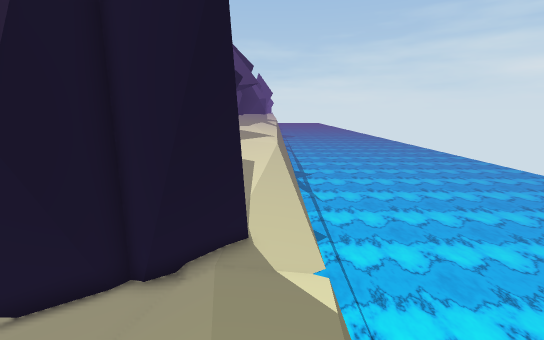
[1] (above)

12 first-person views from a walk through a 3-D level made in the Unity game engine. The camera is 1.3 m above the floor, tilts 12° down and sees 90° across. The floor is counted in squares, 0.5 m on a side. Each view is taken from the middle of a square. On the plan, view 1 faces up. The plan holds only what a view shows up to about 19 squares ahead; the rest is blank. The place goes on beyond the plan. Some surface patterns are stand-ins.

[2]
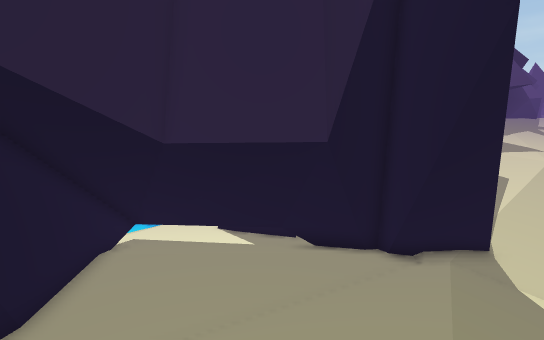

[3]
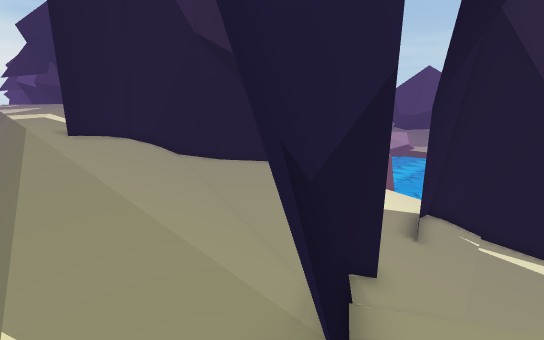

[4]
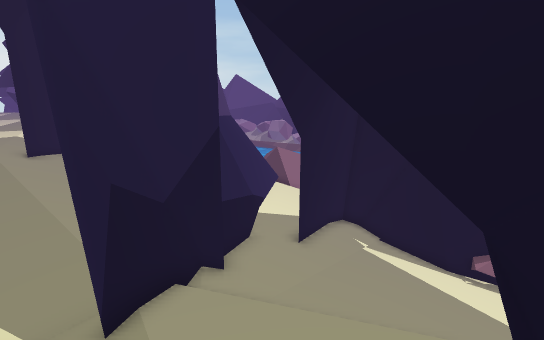

[5]
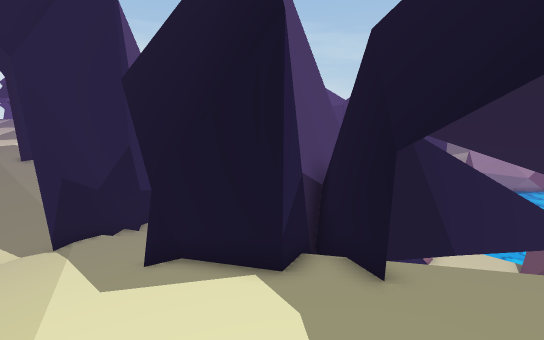

[6]
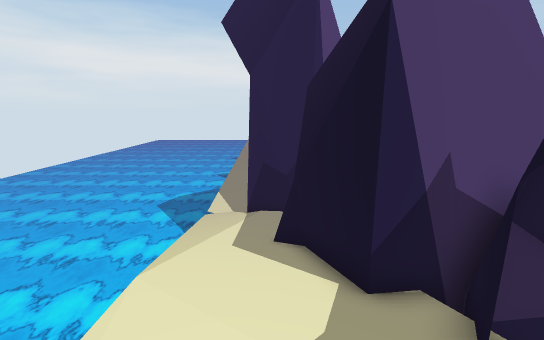

[7]
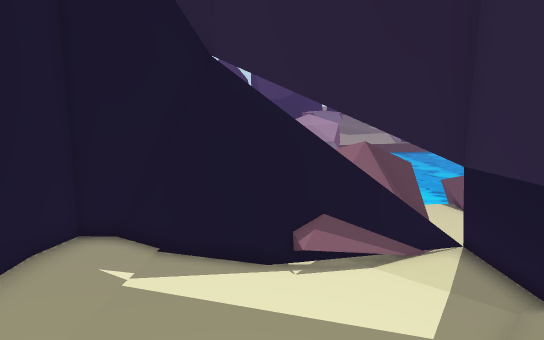

[8]
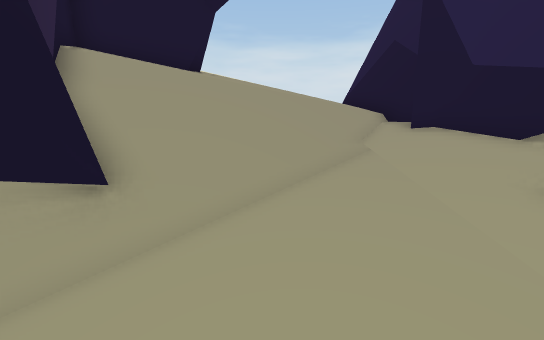

[9]
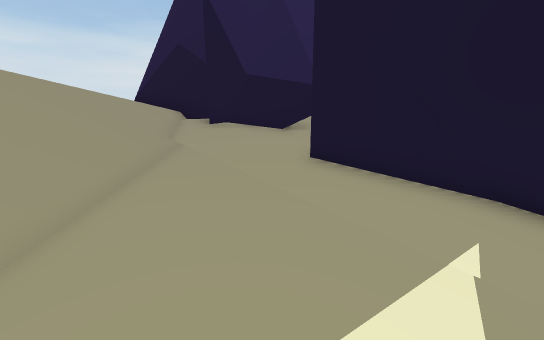

[10]
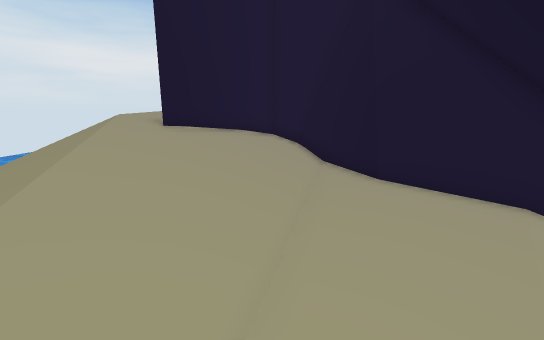

[11]
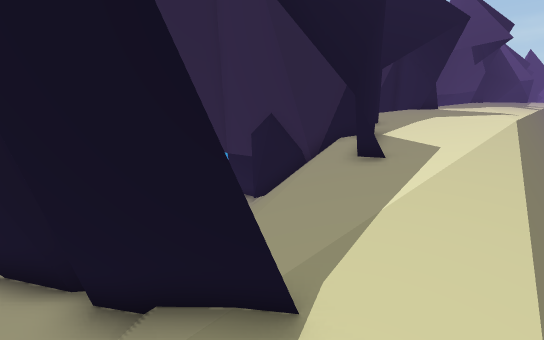

[12]
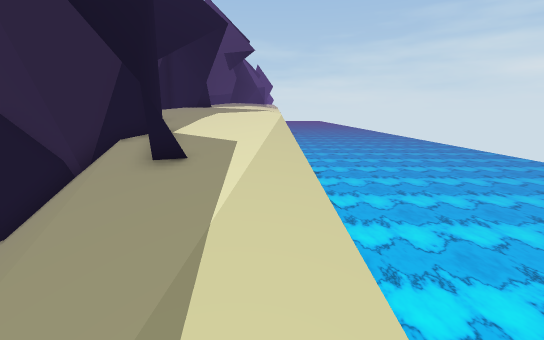

### Floor plan
Key: @ floor where view 1 was taken; # wall or solid block; . main floor; : floor 0.25 m higher than the main floor; - floor 0.25 m lower than the main floor; + floor 0.5 m higher than the main floor; _ floor 0.5 m lower than the main floor; * floor 0.75 m higher than the main floor; < floor 0.75 m lower than the main floor; % floor 1 m higher than the main floor; ( floor 1 m lower than the main floor; & floor 1.25 m higher than the main floor; ! floor 1.25 m lower than the main floor; ? floor 1.5 m lower than the main floor; / step, stairs or slope; = window, fence, low wall or low ledge; ≈ lava the walk keeps out of; ^ raised ledge; v drop or lower ground.
Columns run from 16 left of view 1 to 2 right of it. Each row starts with its distance up from view 1.
 21              #&&&v
 20     =^      # &&&v
 19 ^ ^^#      ##&&&&v
 18 ^^ ^^#     #%%&&&v
 17 ^ ^=^##  /###%%%&v
 16 #=^^##########%%%v
 15 #^^ ^######/*#**%v
 14 ^ ^^ ?!##///+#**//
 13   ^??!!!////+#=+//
 12   ^#?!!!(////#++//
 11   #=?!!(((///#:://
 10   ##!!!((<///::://
  9   ##!!!((<<///::/.
  8   #!//////<__/.=/.≈
  7   ##((<</<__####--≈
  6   =######_=#####/.≈
  5         =###--/:/.≈
  4         ##---//://
  3        ##-.../////
  2       ###....////v
  1       ##.....////v
  0       # ....////@v
 -1       # ..../////v
 -2       ##...://///v
 -3       ###:://///%v
 -4         ##:///##&v
 -5          ##//##%&v
 -6          ##### %&v

Where each view was taken, in squares from view 1:
view 1: 0 up, 0 right, facing up
view 2: 3 down, 0 right, facing up-left
view 3: 9 up, 1 right, facing down-left
view 4: 13 up, 0 right, facing down-left
view 5: 20 up, 0 right, facing down-left
view 6: 21 up, 2 left, facing down
view 7: 11 up, 6 left, facing left
view 8: 11 up, 12 left, facing right
view 9: 12 up, 12 left, facing down-right
view 10: 5 up, 4 left, facing down
view 11: 6 up, 1 right, facing up-left
view 12: 7 up, 0 right, facing up
